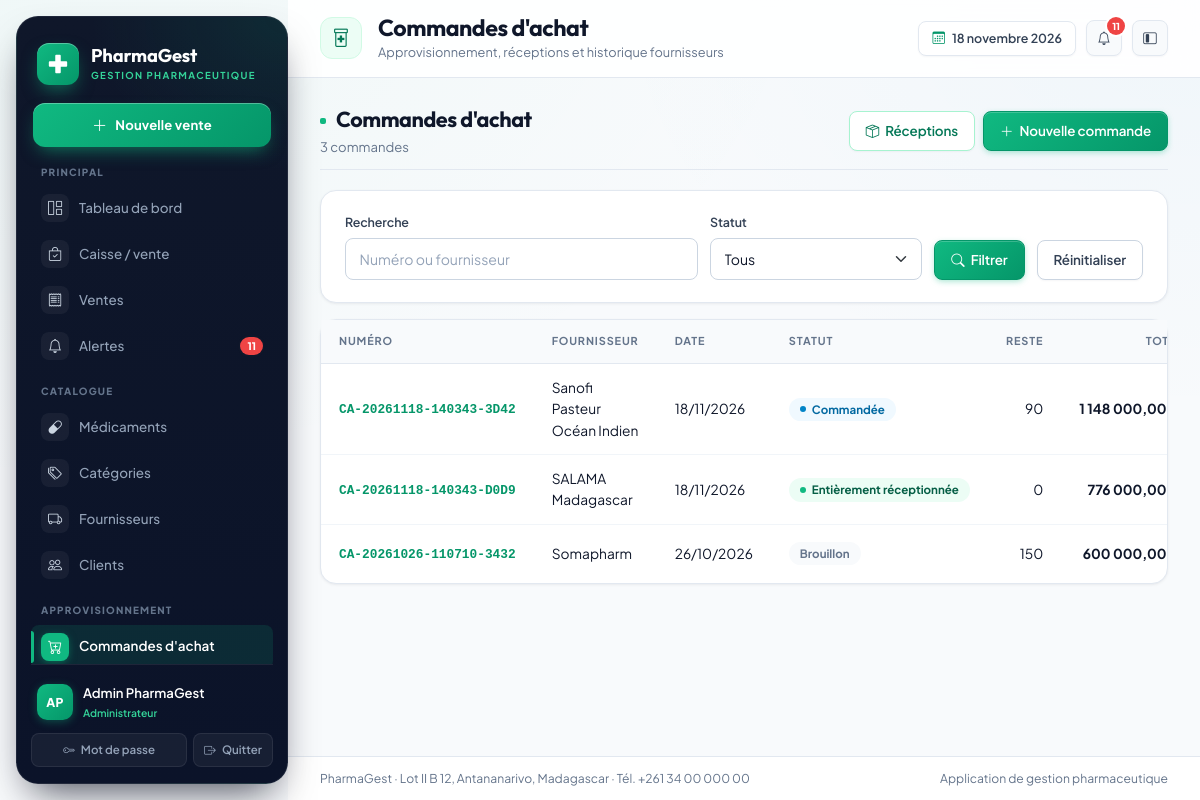
The app's page /achats/ (signed in) with its own data.
### gestion/models.py (models this page shows, shortened)
class Utilisateur(AbstractUser):
    class Role(models.TextChoices):
        ADMIN = "ADMIN", "Administrateur"
        PHARMACIEN = "PHARMACIEN", "Pharmacien responsable"
        GESTIONNAIRE = "GESTIONNAIRE", "Gestionnaire de stock"
        CAISSIER = "CAISSIER", "Caissier"
        RESPONSABLE = "RESPONSABLE", "Responsable de gestion"
    role = models.CharField(
        "rôle", max_length=20, choices=Role.choices, default=Role.CAISSIER
    )
    telephone = models.CharField("téléphone", max_length=30, blank=True)
    cree_le = models.DateTimeField("créé le", auto_now_add=True)
    class Meta:
        verbose_name = "utilisateur"
        verbose_name_plural = "utilisateurs"
        ordering = ["username"]
    @property
    def nom_complet(self):
        return self.get_full_name() or self.username
    @property
    def est_admin(self):
        return self.is_superuser or self.role == self.Role.ADMIN
    @property
    def peut_vendre(self):
        return self.est_admin or self.role in {
            self.Role.PHARMACIEN,
            self.Role.CAISSIER,
        }
    @property
    def peut_voir_rapports(self):
        return self.est_admin or self.role in {
            self.Role.PHARMACIEN,
            self.Role.RESPONSABLE,
        }

class CommandeAchat(models.Model):
    class Statut(models.TextChoices):
        BROUILLON = "BROUILLON", "Brouillon"
        COMMANDEE = "COMMANDEE", "Commandée"
        PARTIELLE = "PARTIELLE", "Partiellement réceptionnée"
        RECEPTIONNEE = "RECEPTIONNEE", "Entièrement réceptionnée"
        ANNULEE = "ANNULEE", "Annulée"
    numero = models.CharField(
        "numéro", max_length=40, unique=True, default=numero_commande, editable=False
    )
    fournisseur = models.ForeignKey(
        Fournisseur,
        verbose_name="fournisseur",
        on_delete=models.PROTECT,
        related_name="commandes",
    )
    statut = models.CharField(
        "statut", max_length=20, choices=Statut.choices, default=Statut.BROUILLON
    )
    utilisateur = models.ForeignKey(
        settings.AUTH_USER_MODEL,
        verbose_name="créée par",
        on_delete=models.SET_NULL,
        null=True,
        blank=True,
        related_name="commandes",
    )
    date_creation = models.DateTimeField("date de création", auto_now_add=True)
    date_commande = models.DateTimeField("date de commande", null=True, blank=True)
    notes = models.TextField("notes", blank=True)
    class Meta:
        verbose_name = "commande d'achat"
        verbose_name_plural = "commandes d'achat"
        ordering = ["-date_creation"]
    @property
    def total(self):
        return sum((ligne.sous_total for ligne in self.lignes.all()), Decimal("0.00"))
    @property
    def reste_a_recevoir(self):
        return sum(
            max(ligne.quantite_commandee - ligne.quantite_recue, 0)
            for ligne in self.lignes.all()
        )
    @property
    def modifiable(self):
        return self.statut == self.Statut.BROUILLON

class Fournisseur(models.Model):
    class Statut(models.TextChoices):
        ACTIF = "ACTIF", "Actif"
        INACTIF = "INACTIF", "Inactif"
    raison_sociale = models.CharField("raison sociale", max_length=180)
    adresse = models.TextField("adresse", blank=True)
    telephone = models.CharField("téléphone", max_length=40, blank=True)
    email = models.EmailField("adresse e-mail", blank=True)
    numero_fiscal = models.CharField("numéro fiscal", max_length=60, blank=True)
    contact_principal = models.CharField("contact principal", max_length=120, blank=True)
    statut = models.CharField(
        "statut", max_length=10, choices=Statut.choices, default=Statut.ACTIF
    )
    date_creation = models.DateTimeField("date de création", auto_now_add=True)
    class Meta:
        verbose_name = "fournisseur"
        verbose_name_plural = "fournisseurs"
        ordering = ["raison_sociale"]

class LigneAchat(models.Model):
    commande = models.ForeignKey(
        CommandeAchat,
        verbose_name="commande",
        on_delete=models.CASCADE,
        related_name="lignes",
    )
    medicament = models.ForeignKey(
        Medicament,
        verbose_name="médicament",
        on_delete=models.PROTECT,
        related_name="lignes_achat",
    )
    quantite_commandee = models.PositiveIntegerField(
        "quantité commandée", validators=[MinValueValidator(1)]
    )
    quantite_recue = models.PositiveIntegerField("quantité reçue", default=0)
    prix_achat = models.DecimalField(
        "prix d'achat unitaire",
        max_digits=12,
        decimal_places=2,
        validators=[MinValueValidator(Decimal("0.01"))],
    )
    class Meta:
        verbose_name = "ligne de commande"
        verbose_name_plural = "lignes de commande"
        ordering = ["id"]
    @property
    def sous_total(self):
        return self.prix_achat * self.quantite_commandee

### gestion/views.py (the view)
# urls.py: path("achats/", views.CommandeListView.as_view(), name="commande_liste"),
class CommandeListView(RoleRequisMixin, ListView):
    model = CommandeAchat
    template_name = "gestion/commande_liste.html"
    context_object_name = "commandes"
    paginate_by = 15
    roles_autorises = (ROLE.PHARMACIEN, ROLE.GESTIONNAIRE, ROLE.RESPONSABLE)
    def get_queryset(self):
        queryset = CommandeAchat.objects.select_related("fournisseur", "utilisateur")
        recherche = self.request.GET.get("q", "").strip()
        statut = self.request.GET.get("statut", "").strip()
        if recherche:
            queryset = queryset.filter(
                Q(numero__icontains=recherche)
                | Q(fournisseur__raison_sociale__icontains=recherche)
            )
        if statut:
            queryset = queryset.filter(statut=statut)
        return queryset
    def get_context_data(self, **kwargs):
        contexte = super().get_context_data(**kwargs)
        contexte["q"] = self.request.GET.get("q", "")
        contexte["statut_selectionne"] = self.request.GET.get("statut", "")
        contexte["statuts"] = CommandeAchat.Statut.choices
        return contexte

### templates/gestion/commande_liste.html (shortened to what this page needs)
{% extends "gestion/base.html" %}
{% load gestion_extras %}
{% block page_title %}Commandes d'achat{% endblock %}
{% block page_subtitle %}Approvisionnement, réceptions et historique fournisseurs{% endblock %}
{% block contenu %}
<div class="pg-section-title">
  <div>
    <h2 class="mb-1">Commandes d'achat</h2>
    <div class="pg-muted small">{{ paginator.count }} commande{{ paginator.count|pluralize }}</div>
  </div>
  <div class="d-flex gap-2">
    <a class="btn btn-outline-primary" href="{% url 'gestion:reception_liste' %}"><i class="bi bi-box-seam me-1"></i> Réceptions</a>
    {% if user.est_admin or user.role == 'PHARMACIEN' or user.role == 'GESTIONNAIRE' %}
    <a class="btn btn-primary" href="{% url 'gestion:commande_ajouter' %}"><i class="bi bi-plus-lg me-1"></i> Nouvelle commande</a>
    {% endif %}
  </div>
</div>
<div class="pg-card mb-3">
  <div class="pg-card-body">
    <form method="get" class="pg-filters">
      <div class="flex-grow-1" style="min-width:220px">
        <label class="form-label">Recherche</label>
        <input class="form-control" type="search" name="q" value="{{ q }}" placeholder="Numéro ou fournisseur">
      </div>
      <div>
        <label class="form-label">Statut</label>
        <select class="form-select" name="statut">
          <option value="">Tous</option>
        </select>
      </div>
      <div><button class="btn btn-primary" type="submit"><i class="bi bi-search me-1"></i> Filtrer</button></div>
      <div><a class="btn btn-outline-secondary" href="{% url 'gestion:commande_liste' %}">Réinitialiser</a></div>
    </form>
  </div>
</div>
<div class="pg-card">
  <div class="pg-table-wrap">
    <table class="table table-hover align-middle">
      <thead><tr><th>Numéro</th><th>Fournisseur</th><th>Date</th><th>Statut</th><th class="text-end">Reste</th><th class="text-end">Total</th><th class="text-end">Actions</th></tr></thead>
      <tbody>
        {% for commande in commandes %}
        <tr>
          <td><a class="pg-mono fw-semibold" href="{% url 'gestion:commande_detail' commande.pk %}">{{ commande.numero }}</a></td>
          <td>{{ commande.fournisseur.raison_sociale }}</td>
          <td>{{ commande.date_creation|date:"d/m/Y" }}</td>
          <td><span class="pg-badge pg-badge-{{ commande.statut|couleur_statut }}">{{ commande.get_statut_display }}</span></td>
          <td class="text-end">{{ commande.reste_a_recevoir }}</td>
          <td class="text-end fw-bold">{{ commande.total|ariary }}</td>
        </tr>
        {% empty %}
        <tr><td colspan="7" class="pg-empty"><i class="bi bi-cart"></i>Aucune commande trouvée.</td></tr>
        {% endfor %}
      </tbody>
    </table>
  </div>
</div>
{% endblock %}

### templates/gestion/base.html (shortened to what this page needs)
{% load static %}
{% load gestion_extras %}
<!doctype html>
<html lang="fr">
<head>
  <link href="https://cdn.jsdelivr.net/npm/bootstrap@5.3.3/dist/css/bootstrap.min.css" rel="stylesheet">
  <link href="https://cdn.jsdelivr.net/npm/bootstrap-icons@1.11.3/font/bootstrap-icons.min.css" rel="stylesheet">
  <link rel="stylesheet" href="{% static 'css/pharmagest.css' %}">
</head>
<body>
  {% with url_name=request.resolver_match.url_name %}
  <div class="pg-shell" data-layout="expanded">
    <aside class="pg-sidebar" id="sidebar" aria-label="Menu principal de navigation">
      <a class="pg-brand" href="{% url 'gestion:tableau_bord' %}" aria-label="Accueil {{ pharmacie_nom }}">
        <span class="pg-brand-mark">
          <svg class="pg-brand-glyph" viewBox="0 0 24 24" fill="currentColor" aria-hidden="true">
            <path
              d="M9 3a1 1 0 0 1 1-1h4a1 1 0 0 1 1 1v6h6a1 1 0 0 1 1 1v4a1 1 0 0 1-1 1h-6v6a1 1 0 0 1-1 1h-4a1 1 0 0 1-1-1v-6H3a1 1 0 0 1-1-1v-4a1 1 0 0 1 1-1h6V3z" />
          </svg>
        </span>
        <span class="pg-brand-text">
          <span class="pg-brand-name">{{ pharmacie_nom }}</span>
          <span class="pg-brand-sub">Gestion pharmaceutique</span>
        </span>
      </a>
      {% if user.peut_vendre %}
      <a class="pg-side-cta" href="{% url 'gestion:caisse' %}" title="Ouvrir la caisse">
        <i class="bi bi-plus-lg"></i>
        <span>Nouvelle vente</span>
      </a>
      {% endif %}
      <nav class="pg-nav-groups" aria-label="Navigation">
        <div class="pg-nav-group">
          <div class="pg-nav-label">Principal</div>
          <div class="pg-nav">
            <a class="pg-nav-link {% if url_name == 'tableau_bord' %}active{% endif %}"
              href="{% url 'gestion:tableau_bord' %}" title="Tableau de bord">
              <i class="bi bi-grid-1x2"></i>
              <span>Tableau de bord</span>
            </a>
            {% if user.peut_vendre %}
            <a class="pg-nav-link {% if url_name == 'caisse' %}active{% endif %}" href="{% url 'gestion:caisse' %}"
              title="Caisse / vente">
              <i class="bi bi-bag-check"></i>
              <span>Caisse / vente</span>
            </a>
            {% endif %}
            <a class="pg-nav-link {% if url_name == 'vente_liste' or url_name == 'vente_detail' or url_name == 'retour_vente' or url_name == 'vente_annuler' %}active{% endif %}"
              href="{% url 'gestion:vente_liste' %}" title="Ventes">
              <i class="bi bi-receipt"></i>
              <span>Ventes</span>
            </a>
            <a class="pg-nav-link {% if url_name == 'alertes' %}active{% endif %}" href="{% url 'gestion:alertes' %}"
              title="Alertes">
              <i class="bi bi-bell"></i>
              {% if alertes_globales %}<span class="pg-nav-badge">{{ alertes_globales }}</span>{% endif %}
              <span>Alertes</span>
            </a>
          </div>
        </div>
        <div class="pg-nav-group">
          <div class="pg-nav-label">Catalogue</div>
          <div class="pg-nav">
            <a class="pg-nav-link {% if url_name == 'medicament_liste' or url_name == 'medicament_detail' or url_name == 'medicament_ajouter' or url_name == 'medicament_modifier' or url_name == 'medicament_supprimer' %}active{% endif %}"
              href="{% url 'gestion:medicament_liste' %}" title="Médicaments">
              <i class="bi bi-capsule"></i>
              <span>Médicaments</span>
            </a>
            <a class="pg-nav-link {% if url_name == 'categorie_liste' or url_name == 'categorie_ajouter' or url_name == 'categorie_modifier' or url_name == 'categorie_supprimer' %}active{% endif %}"
              href="{% url 'gestion:categorie_liste' %}" title="Catégories">
              <i class="bi bi-tags"></i>
              <span>Catégories</span>
            </a>
            <a class="pg-nav-link {% if url_name == 'fournisseur_liste' or url_name == 'fournisseur_detail' or url_name == 'fournisseur_ajouter' or url_name == 'fournisseur_modifier' %}active{% endif %}"
              href="{% url 'gestion:fournisseur_liste' %}" title="Fournisseurs">
              <i class="bi bi-truck"></i>
              <span>Fournisseurs</span>
            </a>
            <a class="pg-nav-link {% if url_name == 'client_liste' or url_name == 'client_detail' or url_name == 'client_ajouter' or url_name == 'client_modifier' %}active{% endif %}"
              href="{% url 'gestion:client_liste' %}" title="Clients">
              <i class="bi bi-people"></i>
              <span>Clients</span>
            </a>
          </div>
        </div>
        {% if user.est_admin or user.role == 'PHARMACIEN' or user.role == 'GESTIONNAIRE' or user.role == 'RESPONSABLE' %}
        <div class="pg-nav-group">
          <div class="pg-nav-label">Approvisionnement</div>
          <div class="pg-nav">
            <a class="pg-nav-link {% if url_name == 'commande_liste' or url_name == 'commande_detail' or url_name == 'commande_ajouter' or url_name == 'commande_modifier' %}active{% endif %}"
              href="{% url 'gestion:commande_liste' %}" title="Commandes d'achat">
              <i class="bi bi-cart-plus"></i>
              <span>Commandes d'achat</span>
            </a>
          </div>
        </div>
        {% endif %}
      </nav>
      <div class="pg-sidebar-foot">
        <div class="pg-user">
          <span class="pg-avatar">{{ user.nom_complet|initiales }}</span>
          <span class="pg-user-text">
            <span class="name">{{ user.nom_complet }}</span>
            <span class="role">{{ user.get_role_display }}</span>
          </span>
        </div>
        <div class="actions">
          <a href="{% url 'gestion:mot_de_passe' %}" title="Modifier le mot de passe">
            <i class="bi bi-key"></i><span>Mot de passe</span>
          </a>
          <form method="post" action="{% url 'gestion:deconnexion' %}" class="m-0" title="Déconnexion">
            <button type="submit"><i class="bi bi-box-arrow-right"></i><span>Quitter</span></button>
          </form>
        </div>
      </div>
    </aside>
    <div class="pg-main">
      <header class="pg-topbar">
        <span class="pg-page-icon" aria-hidden="true"><i class="bi bi-prescription2"></i></span>
        <div class="pg-heading">
          <h1 class="pg-page-title">{% block page_title %}Tableau de bord{% endblock %}</h1>
          <p class="pg-page-sub">{% block page_subtitle %}Vue d'ensemble de l'activité de la pharmacie{% endblock %}</p>
        </div>
        <div class="pg-topbar-actions">
          <span class="pg-date-chip"><i class="bi bi-calendar3"></i> {% now "j F Y" %}</span>
          <a class="btn btn-soft btn-icon position-relative" href="{% url 'gestion:alertes' %}" title="Alertes"
            aria-label="Alertes">
            <i class="bi bi-bell"></i>
            {% if alertes_globales %}
            <span class="pg-notif-dot">{{ alertes_globales }}</span>
            {% endif %}
          </a>
          <button class="pg-layout-toggle btn btn-soft btn-icon" type="button" aria-label="Basculer le menu compact"
            title="Menu compact" data-layout-toggle>
            <i class="bi bi-layout-sidebar-inset"></i>
          </button>
        </div>
      </header>
      <main class="pg-content" id="contenu">
        {% block contenu %}{% endblock %}
      </main>
      <footer class="pg-footer">
        <span>{{ pharmacie_nom }} · {{ pharmacie_adresse }} · Tél. {{ pharmacie_telephone }}</span>
        <span>Application de gestion pharmaceutique</span>
      </footer>
    </div>
  </div>
  {% endwith %}
</body>
</html>

### records on screen
Utilisateur: last_name "PharmaGest", nom_complet|initiales "AP", nom_complet "Admin PharmaGest", role "Administrateur"
CommandeAchat: numero "CA-20261118-140343-3D42", fournisseur.raison_sociale "Sanofi Pasteur Océan Indien", date_creation "18/11/2026", statut "Commandée", reste_a_recevoir "90", total|ariary "1 148 000,00…"
CommandeAchat: numero "CA-20261118-140343-D0D9", fournisseur.raison_sociale "SALAMA Madagascar", date_creation "18/11/2026", statut "Entièrement réceptionnée", reste_a_recevoir "0", total|ariary "776 000,00…"
CommandeAchat: numero "CA-20261026-110710-3432", fournisseur.raison_sociale "Somapharm", date_creation "26/10/2026", statut "Brouillon", reste_a_recevoir "150", total|ariary "600 000,00…"

### other values on screen
{{ alertes_globales }} "11"
{{ paginator.count }} "3"
{{ pharmacie_adresse }} "Lot II B 12, Antananarivo, Madagascar"
{{ pharmacie_telephone }} "+261 34 00 000 00"
